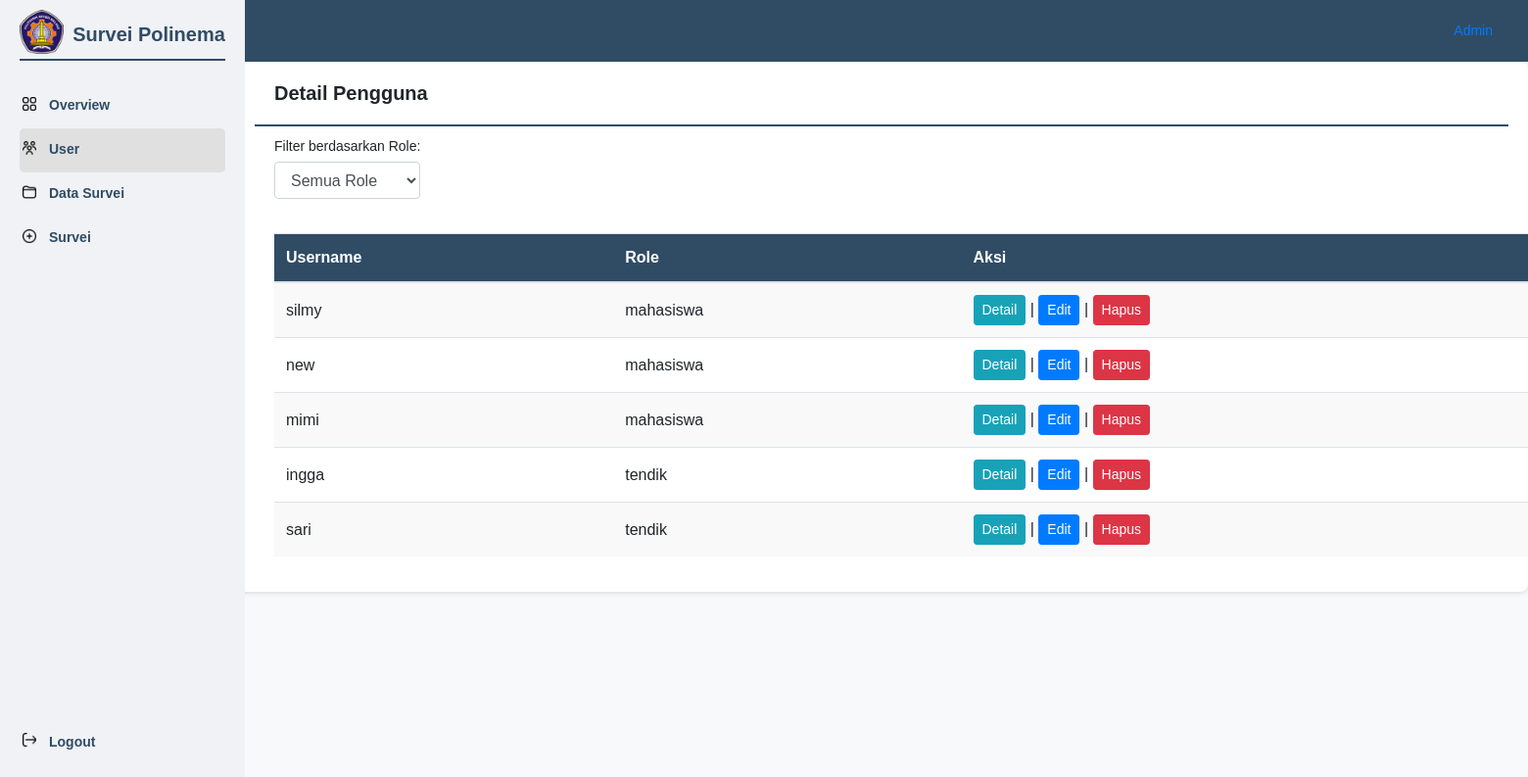
Before: /admin/admin_user.php with the older database file.
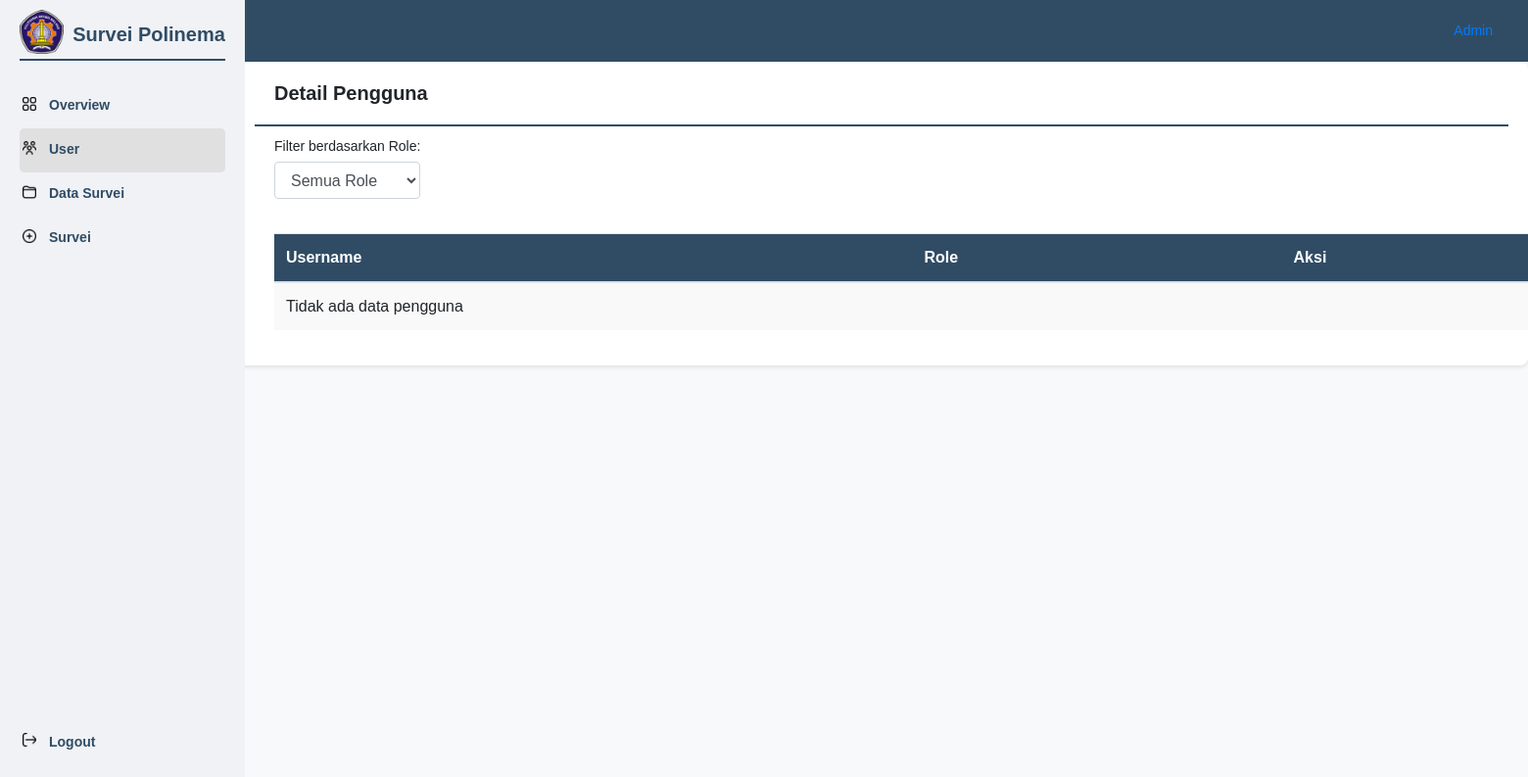
After: the same page with the newer database file.
### tables this page shows
CREATE TABLE `m_user` (
  `user_id` int(11) NOT NULL,
  `username` varchar(20) NOT NULL,
  `nama` varchar(50) NOT NULL,
  `password` varchar(255) NOT NULL,
  `role` varchar(20) NOT NULL
);

### admin/admin_user.php (the view, shortened to what this page needs)
<?php
require_once 'koneksi.php';
$sql = "SELECT * FROM m_user";
$result = $conn->query($sql);
?>
<!DOCTYPE html>
<html lang="en">
<head>
    <link rel="stylesheet" href="https://stackpath.bootstrapcdn.com/bootstrap/4.5.2/css/bootstrap.min.css">
</head>
<body>
    <div class="navbar-vertical">
        <img src="aset/logopolinema.png" alt="Polinema Logo">
        <p>Survei Polinema</p>
        <hr class="nav-divider">
        <nav class="nav flex-column mt-4">
            <a class="nav-link" href="admin_overview.php"><img src="aset/overview.png" alt="Overview Icon">Overview</a>
            <a class="nav-link active" href="admin_user.php"><img src="aset/users.png" alt="User Icon">User</a>
            <a class="nav-link" href="admin_datasurvei_dashboard.php"><img src="aset/data.png" alt="Data Survei Icon">Data Survei</a>
            <a class="nav-link" href="admin_survei.php"><img src="aset/survei.png" alt="Survei Icon">Survei</a>
        </nav>
        <a id="logout-link" class="nav-link logout" href="../user/user_registrasi.php">
            <img src="aset/logout.png" alt="Logout Icon">Logout</a>
    </div>
    <div class="content">
        <div class="content-header">
            <div class="profile">
                <a class="nav-link" href="#">
                    <span>Admin</span></a>
            </div>
        </div>
        <div class="survey-content">
            <h2>Detail Pengguna</h2>
            <hr class="nav-divider">
            <div class="filter-section">
                <form action="" method="GET">
                    <div class="form-group">
                        <label for="roleFilter">Filter berdasarkan Role:</label>
                        <select class="form-control" id="roleFilter" name="role">
                            <option value="">Semua Role</option>
                        </select>
                    </div>
                </form>
            </div>
            <div class="table-responsive">
                <table class="table">
                    <thead>
                        <tr>
                            <th>Username</th>
                            <th>Role</th>
                            <th>Aksi</th>
                        </tr>
                    </thead>
                    <tbody>
                        <?php
                        if ($result->num_rows > 0) {
                            while ($row = $result->fetch_assoc()) {
                                if ($row['role'] == "admin") {
                                    continue;
                                }
                                echo "<tr>";
                                echo "<td>" . $row['username'] . "</td>";
                                echo "<td>" . $row['role'] . "</td>";
                                echo "<td>";
                                echo '<button type="button" class="btn btn-info btn-sm detail-btn" data-id="' . $row['user_id'] . '">Detail</button>';
                                echo ' | ';
                                echo '<a href="edit_user.php?user_id=' . $row['user_id'] . '" class="btn btn-primary btn-sm">Edit</a>';
                                echo ' | ';
                                echo '<a href="delete_user.php?user_id=' . $row['user_id'] . '" class="btn btn-danger btn-sm"onclick="return confirm(\'Anda yakin ingin menghapus Data ini?\')">Hapus</a>';
                                echo "</td>";
                                echo "</tr>";
                            }
                        } else {
                            echo "<tr><td colspan='3'>Tidak ada data pengguna</td></tr>";
                        }
                        ?>
                    </tbody>
                </table>
            </div>
        </div>
    </div>
</body>
</html>

Changed rows visible on the page:
removed m_user: username "silmy", role "mahasiswa"
removed m_user: username "new", role "mahasiswa"
removed m_user: username "mimi", role "mahasiswa"
removed m_user: username "ingga", role "tendik"
removed m_user: username "sari", role "tendik"
Other visible differences:
text now shown: "Tidak ada data pengguna"
